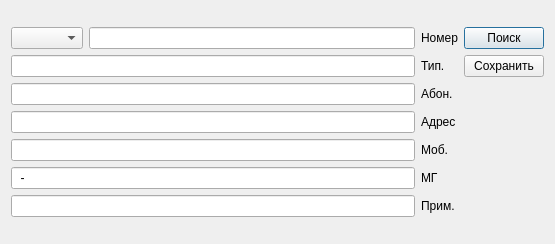
<?xml version="1.0" encoding="UTF-8"?>
<ui version="4.0">
 <class>Dialog</class>
 <widget class="QDialog" name="Dialog">
  <property name="windowModality">
   <enum>Qt::ApplicationModal</enum>
  </property>
  <property name="geometry">
   <rect>
    <x>0</x>
    <y>0</y>
    <width>555</width>
    <height>244</height>
   </rect>
  </property>
  <property name="windowTitle">
   <string>Поиск</string>
  </property>
  <layout class="QGridLayout" name="gridLayout_2">
   <item row="0" column="0">
    <layout class="QGridLayout" name="gridLayout">
     <item row="0" column="1">
      <widget class="QLineEdit" name="lineEdit">
       <property name="font">
        <font>
         <stylestrategy>PreferDefault</stylestrategy>
        </font>
       </property>
       <property name="focusPolicy">
        <enum>Qt::StrongFocus</enum>
       </property>
       <property name="contextMenuPolicy">
        <enum>Qt::DefaultContextMenu</enum>
       </property>
       <property name="inputMethodHints">
        <set>Qt::ImhNone</set>
       </property>
       <property name="inputMask">
        <string>99999</string>
       </property>
       <property name="cursorPosition">
        <number>0</number>
       </property>
       <property name="cursorMoveStyle">
        <enum>Qt::LogicalMoveStyle</enum>
       </property>
      </widget>
     </item>
     <item row="0" column="2">
      <widget class="QLabel" name="label">
       <property name="text">
        <string>Номер</string>
       </property>
      </widget>
     </item>
     <item row="2" column="2">
      <widget class="QLabel" name="label_3">
       <property name="text">
        <string>Абон.</string>
       </property>
      </widget>
     </item>
     <item row="3" column="2">
      <widget class="QLabel" name="label_4">
       <property name="text">
        <string>Адрес</string>
       </property>
      </widget>
     </item>
     <item row="1" column="2">
      <widget class="QLabel" name="label_2">
       <property name="text">
        <string>Тип.</string>
       </property>
      </widget>
     </item>
     <item row="0" column="3">
      <widget class="QPushButton" name="pushButton">
       <property name="focusPolicy">
        <enum>Qt::StrongFocus</enum>
       </property>
       <property name="text">
        <string>Поиск</string>
       </property>
      </widget>
     </item>
     <item row="5" column="2">
      <widget class="QLabel" name="label_6">
       <property name="text">
        <string>МГ</string>
       </property>
      </widget>
     </item>
     <item row="4" column="2">
      <widget class="QLabel" name="label_5">
       <property name="text">
        <string>Моб.</string>
       </property>
      </widget>
     </item>
     <item row="1" column="3">
      <widget class="QPushButton" name="pushButton_2">
       <property name="focusPolicy">
        <enum>Qt::NoFocus</enum>
       </property>
       <property name="text">
        <string>Сохранить</string>
       </property>
      </widget>
     </item>
     <item row="6" column="2">
      <widget class="QLabel" name="label_7">
       <property name="text">
        <string>Прим.</string>
       </property>
      </widget>
     </item>
     <item row="0" column="0">
      <widget class="QComboBox" name="comboBox"/>
     </item>
     <item row="1" column="0" colspan="2">
      <widget class="QLineEdit" name="lineEdit_2">
       <property name="inputMask">
        <string/>
       </property>
       <property name="text">
        <string/>
       </property>
       <property name="readOnly">
        <bool>true</bool>
       </property>
      </widget>
     </item>
     <item row="2" column="0" colspan="2">
      <widget class="QLineEdit" name="lineEdit_3">
       <property name="readOnly">
        <bool>false</bool>
       </property>
      </widget>
     </item>
     <item row="3" column="0" colspan="2">
      <widget class="QLineEdit" name="lineEdit_4"/>
     </item>
     <item row="4" column="0" colspan="2">
      <widget class="QLineEdit" name="lineEdit_5"/>
     </item>
     <item row="5" column="0" colspan="2">
      <widget class="QLineEdit" name="lineEdit_6">
       <property name="inputMask">
        <string>99-99</string>
       </property>
      </widget>
     </item>
     <item row="6" column="0" colspan="2">
      <widget class="QLineEdit" name="lineEdit_7">
       <property name="inputMask">
        <string/>
       </property>
      </widget>
     </item>
    </layout>
   </item>
  </layout>
 </widget>
 <resources/>
 <connections/>
</ui>
